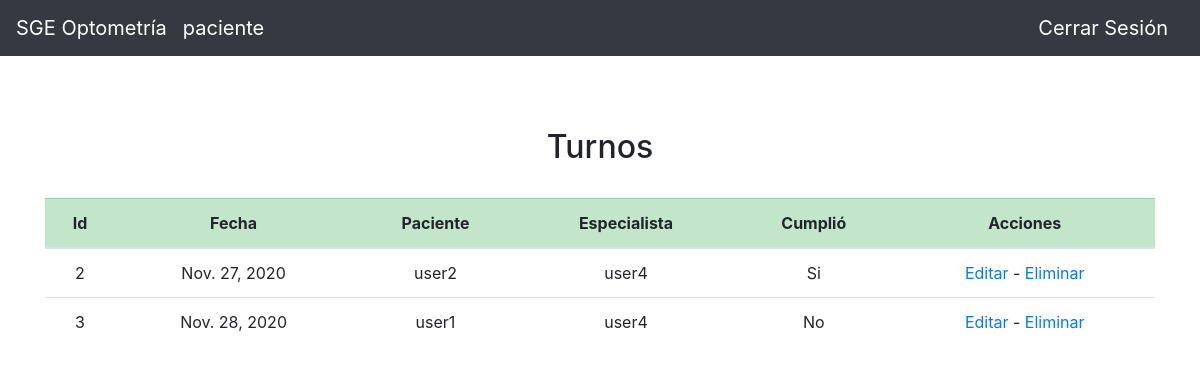
Screenshot of /optometria/turno/ (signed in) with the database file from the repository.
### user/models.py (models this page shows)
class User(AbstractUser):
    roles = [
        ('secretario','Secretario'),
        ('medicos','Medico'),
        ('venta','Ventas'),
        ('taller','Taller'),
        ('gerencia','Gerente'),
        ('paciente','Paciente')]
    rol = models.CharField(max_length=16, choices=roles, default='paciente')

### optometria/models.py (models this page shows)
class Turno(models.Model):
    fecha = models.DateField(auto_now=False, auto_now_add=False)
    paciente = models.ForeignKey(settings.AUTH_USER_MODEL, on_delete=models.CASCADE, related_name="turno_paciente")
    cumplio = models.BooleanField()
    medico = models.ForeignKey(settings.AUTH_USER_MODEL, on_delete=models.CASCADE, related_name='turno_medico')

### optometria/views.py (the view)
# urls.py: path('turno/', views.ver_turnos, name='ver_turnos'),
def ver_turnos(request):
    if len(Turno.objects.all()) > 0:
        data = Turno.objects.all()
    else:
        data = None
    return render(request, 'optometria/ver_turno.html',{
        'grupo': request.user.rol,
        'data': data,
        })

### optometria/templates/optometria/ver_turno.html (shortened to what this page needs)
{% extends "optometria/new_layout.html" %}
{% block body %}
<br>
{% if data %}
    <h2><center>Turnos</center></h2>
    <br>
    <div class="table-responsive">
        <table class="table table-hover">
            <thead>
                <tr class="table-success">
                    <th scope="col"><center>Id</center></th>
                    <th scope="col"><center>Fecha</center></th>
                    <th scope="col"><center>Paciente</center></th>
                    <th scope="col"><center>Especialista</center></th>
                    <th scope="col"><center>Cumplió</center></th>
                    <th scope="col"><center>Acciones</center></th>
                </tr>
            </thead>
            <tbody>
            {% for turno in data %}
                <tr>
                    <td><center>{{turno.id}}</center></td>
                    <td><center>{{turno.fecha}}</center></td>
                    <td><center>{{turno.paciente}}</center></td>
                    <td><center>{{turno.medico}}</center></td>
                    {% if turno.cumplio %}
                        <td><center>Si</center></td>
                    {% else %}
                        <td><center>No</center></td>
                    {% endif %}
                    <td><center>
                    <a href="{% url 'optometria:editar_turno' turno.id%}">Editar</a>
                    <a> - </a>
                    <a href="{% url 'optometria:eliminar_turno' turno.id%}">Eliminar</a>
                    </center></td>
                    </tr>
            {% endfor %}
            </tbody>
        </table>
    </div>
{% else %}
    <h2><center>No hay Turnos</center></h2>
    <br>
{% endif %}
{% endblock %}

### optometria/templates/optometria/new_layout.html (shortened to what this page needs)
{% load static %}
<!doctype html>
<html lang="en">
  <head>
    <link rel="stylesheet" href="https://cdn.jsdelivr.net/npm/bootstrap@4.5.3/dist/css/bootstrap.min.css">
  </head>
  <body>
  <nav class="navbar navbar-expand-lg navbar-dark bg-dark">
  <a class="navbar-brand" href="{% url 'optometria:index' %}">SGE Optometría</a>
  <a class="navbar-brand">{{grupo}}</a>
  <div class="collapse navbar-collapse" id="navbarSupportedContent">
    <ul class="nav navbar-nav navbar-right">
      <li><a class="navbar-brand" href="{% url 'usuarios:logout' %}">Cerrar Sesión</a></li>
    </ul>
  </div>
</nav>
<div class='container'>
<br><br>
    {% block body %}
    {% endblock %}
</div>
  </body>
</html>

### rows the page displays
User: rol "paciente"
Turno: id "2", fecha "Nov. 27, 2020", paciente "user2", medico "user4", cumplio "Si"
Turno: id "3", fecha "Nov. 28, 2020", paciente "user1", medico "user4", cumplio "No"
